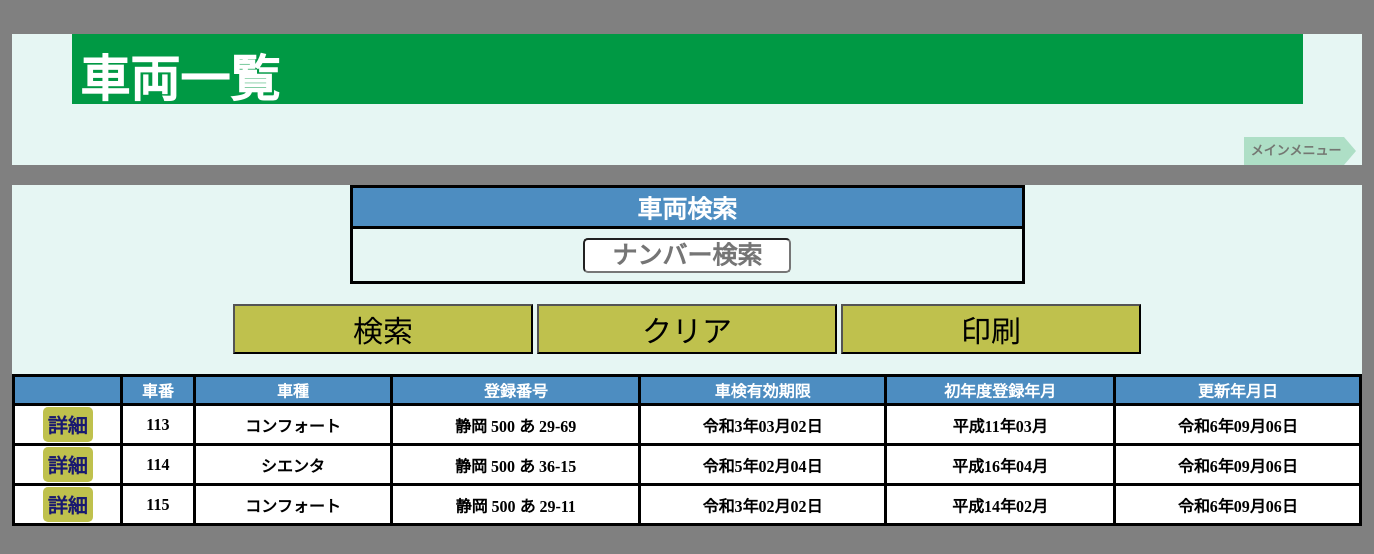
The page /vehicles/list.php (signed in) on the database as committed earlier.
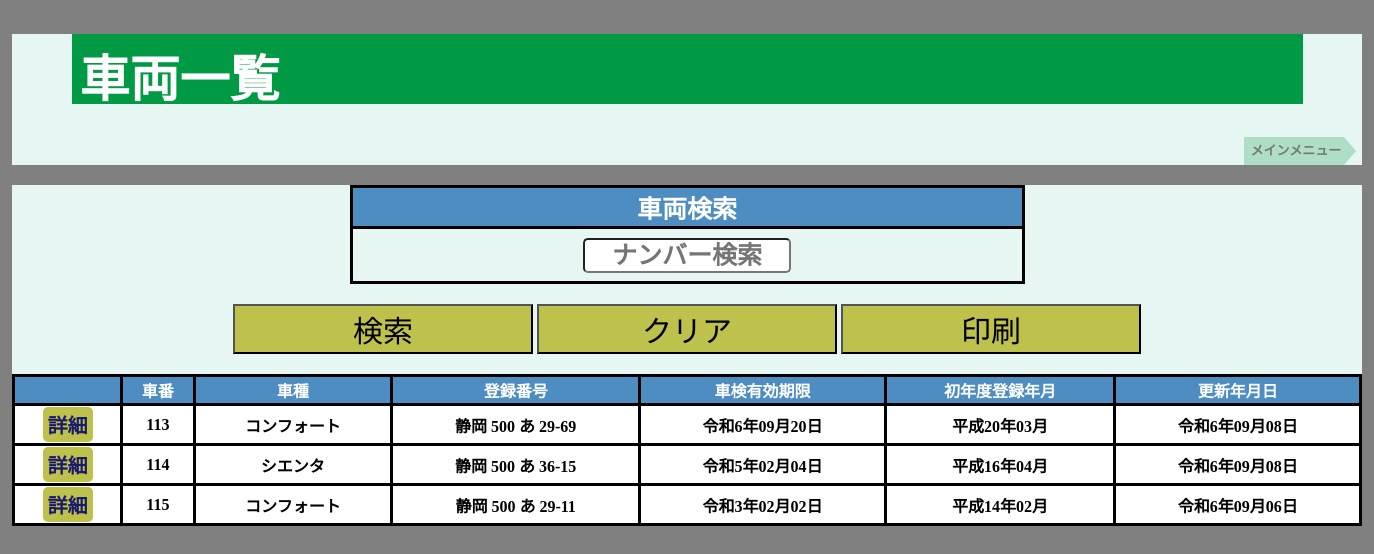
The same page on the database as committed later.
### tables this page shows
CREATE TABLE `vehicles` (
  `car_id` int(11) NOT NULL,
  `car_number_name` int(3) NOT NULL COMMENT '車番',
  `car_model` varchar(10) NOT NULL COMMENT '車種',
  `car_name` varchar(30) NOT NULL COMMENT '車名',
  `car_transpottaition` varchar(5) NOT NULL COMMENT '運輸支局',
  `car_classification_no` int(3) NOT NULL COMMENT '分類番号',
  `car_purpose` varchar(1) NOT NULL COMMENT '用途別',
  `car_number` varchar(5) NOT NULL COMMENT '番号',
  `car_chassis_number` varchar(20) NOT NULL COMMENT '車台番号',
  `first_registration_day` date NOT NULL COMMENT '初年度登録年月',
  `vehicle_inspection_day` date NOT NULL COMMENT '車検有効期限',
  `compulsory_automobile_day` date NOT NULL COMMENT '自賠責有効期限',
  `owner_name` varchar(20) NOT NULL COMMENT '所有者（名）',
  `owner_address` varchar(150) NOT NULL COMMENT '所有者住所',
  `user_name` varchar(20) NOT NULL COMMENT '使用者（名）',
  `user_address` varchar(150) NOT NULL COMMENT '使用者（住所）',
  `headquarters_address` int(1) NOT NULL COMMENT '本拠の位置',
  `vehicle_registrationday` datetime NOT NULL COMMENT '登録日',
  `vehicle_updateday` timestamp NOT NULL DEFAULT current_timestamp() ON UPDATE current_timestamp() COMMENT '更新日',
  `is_suspended` tinyint(1) NOT NULL DEFAULT 0
);

### vehicles/list.php (the view, shortened to what this page needs)
<?php
require '../config/config.php';
try {
    $pdo = new PDO($dsnVehicles, $userVehicles, $passwordVehicles);
    $pdo->setAttribute(PDO::ATTR_ERRMODE, PDO::ERRMODE_EXCEPTION);
    $keyword = $_GET['keyword'] ?? '';
    $sql = "SELECT * FROM vehicles";
    $sql .= " ORDER BY car_number_name ASC";
    $stmt = $pdo->prepare($sql);
    $stmt->execute();
    $processedVehicles = $stmt->fetchAll(PDO::FETCH_ASSOC);
    $finalVehicles = [];
    foreach ($processedVehicles as $vehicle) {
        $vehicle['detail_link'] = "update.php?car_id=" . htmlspecialchars($vehicle['car_id'], ENT_QUOTES, 'UTF-8');
        $finalVehicles[] = $vehicle;
    }
} catch (PDOException $e) {
    echo 'データベースエラー: ' . htmlspecialchars($e->getMessage(), ENT_QUOTES, 'UTF-8');
    exit();
}
function convertToJapaneseEra($year) {
    $eras = [
        ['name' => '令和', 'start' => 2019],
        ['name' => '平成', 'start' => 1989],
    ];
    foreach ($eras as $era) {
        if ($year >= $era['start']) {
            $eraYear = $year - $era['start'] + 1;
            return $era['name'] . ($eraYear === 1 ? '元' : $eraYear) . '年';
        }
    }
    return $year . '年';
}
?>
<!DOCTYPE html>
<html lang="ja">
<head>
    <link rel="stylesheet" href="list.css">
</head>
<body>
    <header>
        <h1>車両一覧</h1>
        <nav>
            <ol class="breadcrumb" itemscope itemtype="https://schema.org/BreadcrumbList">
                <li itemprop="itemListElement" itemscope itemtype="https://schema.org/ListItem">
                    <a itemprop="item" href="../main_menu/index.php">
                        <span itemprop="name">メインメニュー</span>
                    </a>
                </li>
            </ol>
        </nav>
    </header>
    <main>
        <form action="" method="get" class="search-form">
            <table class="search">
                <tr>
                    <th colspan="1">車両検索</th>
                </tr>
                <tr>
                    <td>
                        <input type="text" placeholder="ナンバー検索" name="keyword" value="<?= htmlspecialchars($keyword, ENT_QUOTES, 'UTF-8') ?>">
                    </td>
                </tr>
            </table>
            <div class="btn_area">
                <button type="submit">検索</button>
                <button type="reset">クリア</button>
                <button type="button" onclick="window.print()">印刷</button>
            </div>
        </form>
        <div class="print-area">
            <table class="list">
                <tr>
                    <th></th>
                    <th class="car_number_name">車番</th>
                    <th class="car_model">車種</th>
                    <th class="car_">登録番号</th>
                    <th class="vehicle_inspection">車検有効期限</th>
                    <th class="first_registration">初年度登録年月</th>
                    <th class="vehicle_updateday">更新年月日</th>
                </tr>
                <?php foreach ($finalVehicles as $vehicle): ?>
                    <tr>
                        <td class="<?= $vehicle['is_suspended'] ? 'suspended' : '' ?>">
                            <a href="<?= htmlspecialchars($vehicle['detail_link'], ENT_QUOTES, 'UTF-8') ?>" class="button">詳細</a>
                        </td>
                        <td class="<?= $vehicle['is_suspended'] ? 'suspended' : '' ?>">
                            <?= htmlspecialchars($vehicle['car_number_name'], ENT_QUOTES, 'UTF-8') ?>
                        </td>
                        <td class="<?= $vehicle['is_suspended'] ? 'suspended' : '' ?>">
                            <?= htmlspecialchars($vehicle['car_model'], ENT_QUOTES, 'UTF-8') ?>
                        </td>
                        <td class="<?= $vehicle['is_suspended'] ? 'suspended' : '' ?>">
                            <?= htmlspecialchars($vehicle['car_transpottaition'], ENT_QUOTES, 'UTF-8') . ' ' .
                                htmlspecialchars($vehicle['car_classification_no'], ENT_QUOTES, 'UTF-8') . ' ' .
                                htmlspecialchars($vehicle['car_purpose'], ENT_QUOTES, 'UTF-8') . ' ' .
                                htmlspecialchars($vehicle['car_number'], ENT_QUOTES, 'UTF-8') ?>
                        </td>
                        <td class="<?= $vehicle['is_suspended'] ? 'suspended' : '' ?>">
                            <?php
                            $inspectionYear = date('Y', strtotime($vehicle['vehicle_inspection_day']));
                            $inspectionMonthDay = date('m月d日', strtotime($vehicle['vehicle_inspection_day']));
                            echo htmlspecialchars(convertToJapaneseEra($inspectionYear) . $inspectionMonthDay, ENT_QUOTES, 'UTF-8');
                            ?>
                        </td>
                        <td class="<?= $vehicle['is_suspended'] ? 'suspended' : '' ?>">
                            <?php
                            $firstRegYear = date('Y', strtotime($vehicle['first_registration_day']));
                            $firstRegMonth = date('m月', strtotime($vehicle['first_registration_day']));
                            echo htmlspecialchars(convertToJapaneseEra($firstRegYear) . $firstRegMonth, ENT_QUOTES, 'UTF-8');
                            ?>
                        </td>
                        <td class="<?= $vehicle['is_suspended'] ? 'suspended' : '' ?>">
                            <?php
                            $updatedYear = date('Y', strtotime($vehicle['vehicle_updateday']));
                            $updatedMonthDay = date('m月d日', strtotime($vehicle['vehicle_updateday']));
                            echo htmlspecialchars(convertToJapaneseEra($updatedYear) . $updatedMonthDay, ENT_QUOTES, 'UTF-8');
                            ?>
                        </td>
                    </tr>
                <?php endforeach ?>
            </table>
        </div>
    </main>
</body>
</html>

### vehicles/list.css (style rules this page uses)
body { background: #808080; }
header, main, footer { width:1350px; margin:0 auto; background-color: #e6f6f3; }
h1 { font-size: 50px; padding: 5px 8px; color: #fff; background: #094; margin-left: auto; margin-right: auto; width: 90%; height: 60px; }
.breadcrumb { margin: 0 5px 20px 0; padding: 0; list-style: none; text-align: right; }
.breadcrumb li { position: relative; display: inline-block; list-style: none; font-weight: bold; margin-right: 0.8em; }
.breadcrumb li:after { content: ""; position: absolute; top: 0; left: 100%; border-style: solid; border-color: transparent; border-left-color: #aedfc6; border-width: 14px 12px; width: 0; height: 0; }
.breadcrumb li a { display: inline-block; padding: 0 3px 0 7px; height: 28px; line-height: 28px; text-decoration: none; color: #747772; background: #aedfc6; font-size: 13px; }
table.search { border-collapse: collapse; width: 50%; margin: 0 auto 20px auto; text-align: center; }
table.search th { font-size: 25px; border: 3px solid #000; background-color: #4d8dc1; color: #fff; }
table.search td { height: 50px; border: 3px solid #000; color: #ffffff00; }
select, input { font-weight: bold; font-size: 25px; border-radius: 5px; color: #000; background-color: #FFF; width: 200px; text-align: center; }
table.list th, td { white-space: nowrap; }
table.list { border-collapse: collapse; margin: 0 auto 20px auto; text-align: center; width: 100%; }
table.list th { border: 3px solid #000; background-color: #4d8dc1; color: #fff; }
table.list td { font-weight: bold; border: 3px solid #000; color: #000; background-color: #fff; }
.btn_area { margin: 0 auto 20px auto; text-align: center; }
button { font-size: 30px; width: 300px; cursor: pointer; background-color: #bfc14d; }
.button { font-size: 20px; width: 50px; cursor: pointer; background-color: #bfc14d; color: #191970; text-align: center; display: inline-block; padding: 3px 0; border-radius: 5px; text-decoration: none; }

Rows that differ between the two databases and show on the page:
changed vehicles (number 1 of 3 on the later page): vehicle_inspection_day "令和3年03月02日" → "令和6年09月20日"; first_registration_day "平成11年03月" → "平成20年03月"; vehicle_updateday "令和6年09月06日" → "令和6年09月08日"
changed vehicles "シエンタ": vehicle_updateday "令和6年09月06日" → "令和6年09月08日"
